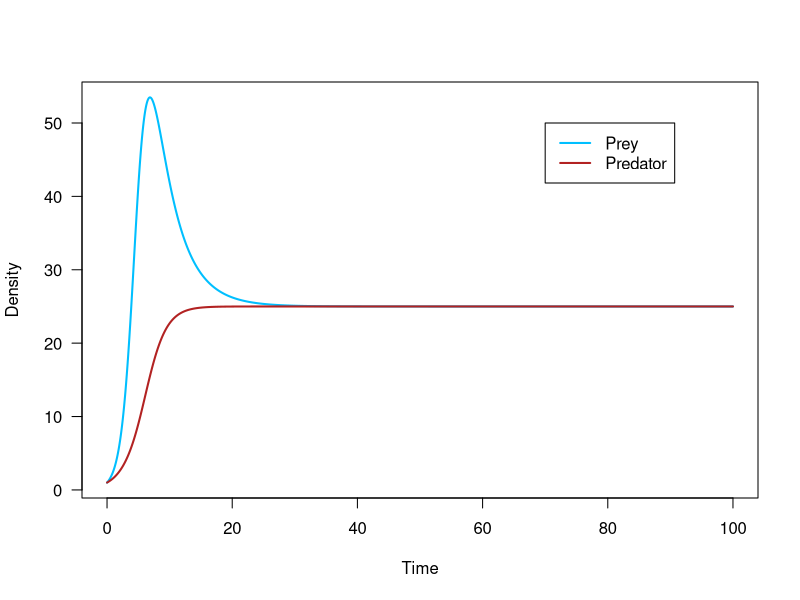
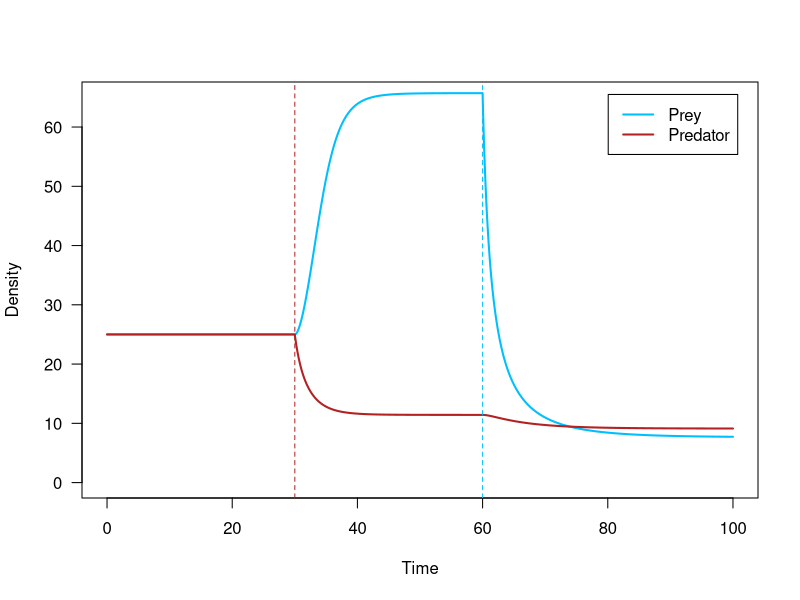
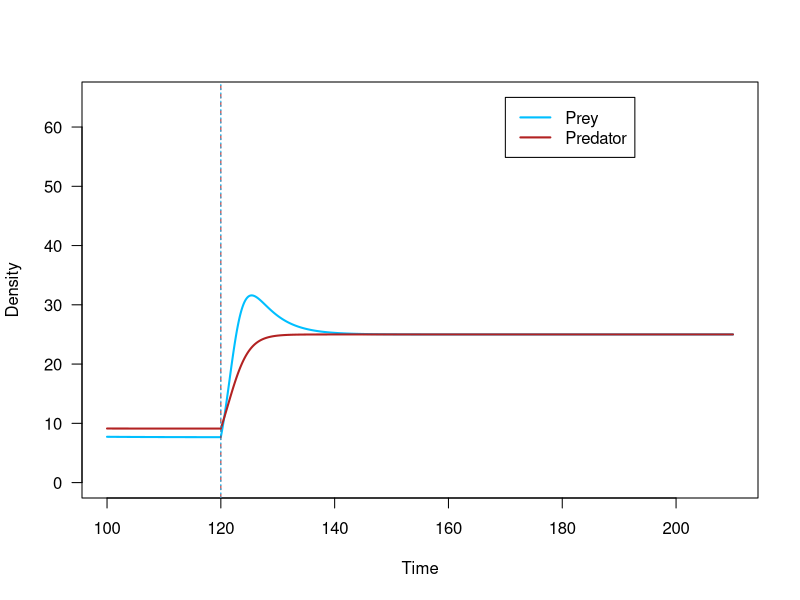
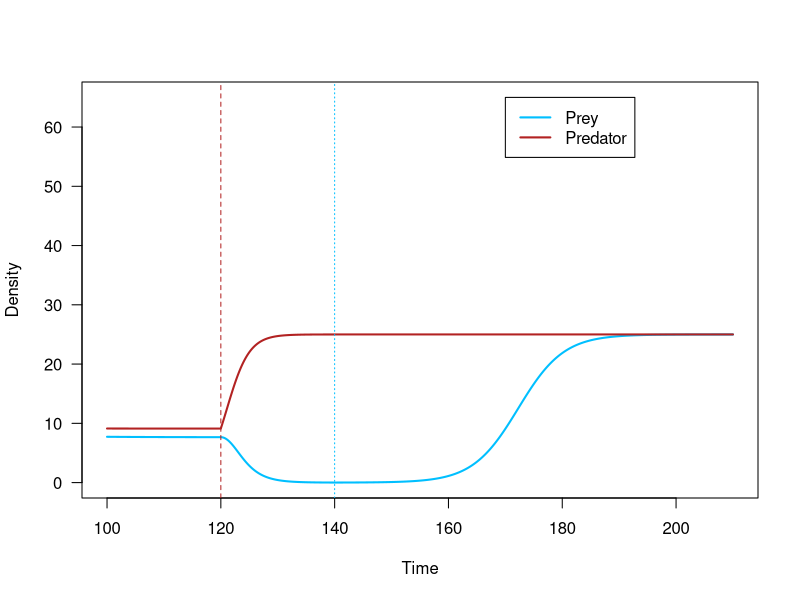
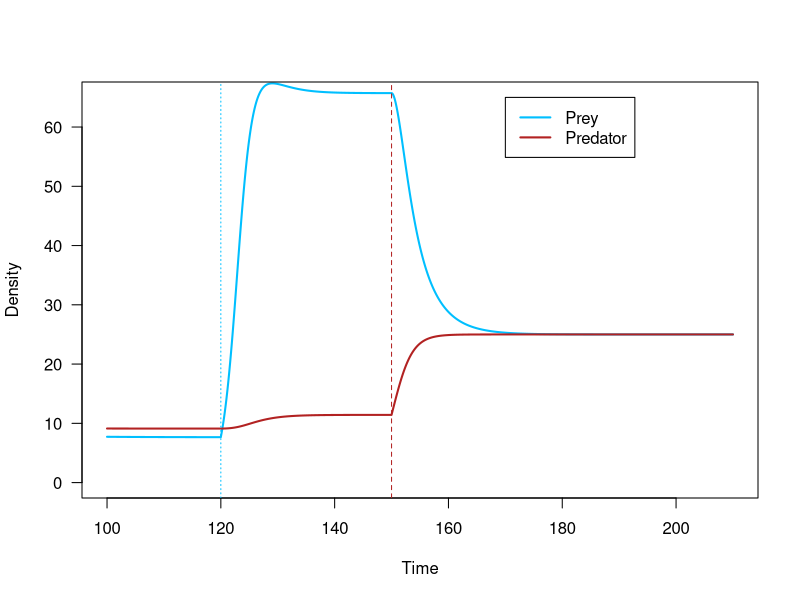
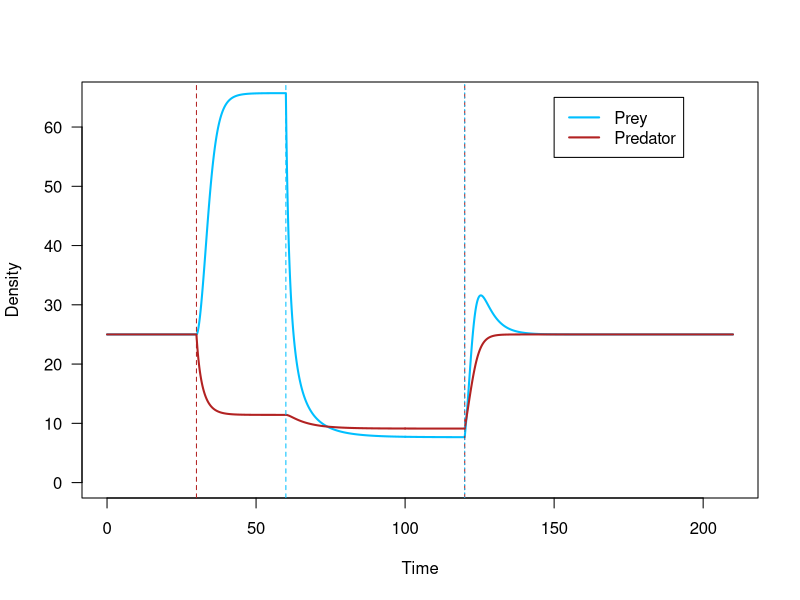
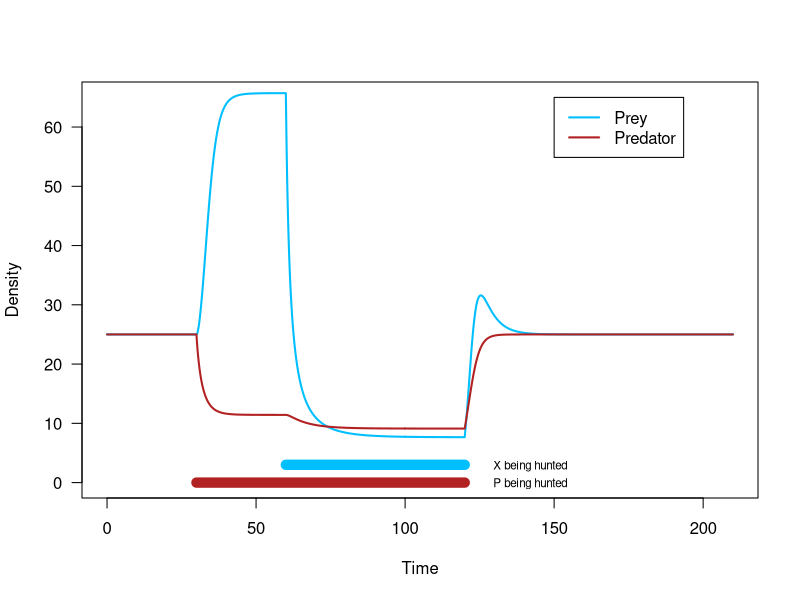
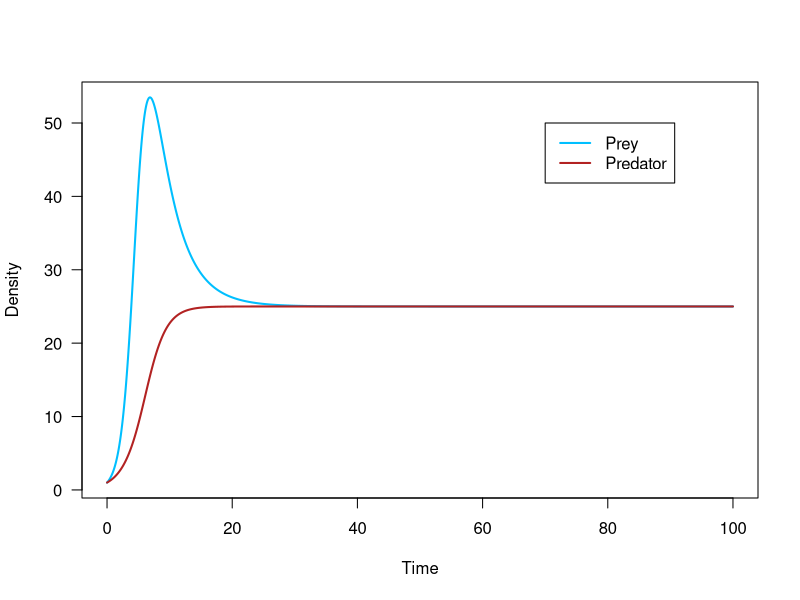

Recreate these plots in R, in order.
## ---- chunk 1
knitr::opts_chunk$set(echo = TRUE)
## ---- chunk 2
r_x <- 1 		# prey X's growth rate
K_x <- 100 		# prey X's carrying capacity
a_x <- 0.03		# attack rate of predator on prey X
c <- 0.05		# predator's conversion efficiency
a_y <- 0.03		# attack rate of predator on prey Y
d_p <- 0.25		# mortality rate of predator
K_p <- 25		# predator's carrying capacity
Y <- 500		# abundance of other prey type
## ---- chunk 3
X0 <- 1 # prey X initial population size
P0 <- 1 # predator initial population size
## ---- chunk 4
# creating holding vectors and filling initial conditions
tset <- seq(from = 0, to = 100, length.out = 20000)
X.simu1 <- NaN*tset
X.simu1[1] <- X0
P.simu1 <- NaN*tset
P.simu1[1] <- P0

for(i in 2:length(tset)){
  # calculating change in time
	dt <- tset[i]-tset[i-1]
	
	# storing temporary variables
	X <- X.simu1[i-1]
	P <- P.simu1[i-1]
	
	# calculating change in population size of predator and prey
	dX <- ( r_x*X*(1-X/K_x) - a_x*P*X ) * dt #no harvest so no h
	dP <- ( P*(c*(a_x*X+a_y*Y)-d_p)*(1-P/K_p) ) * dt
	
	# calculating total population size of predator and prey
	# storing in holding vector
	X.simu1[i] <- X.simu1[i-1] + dX
	P.simu1[i] <- P.simu1[i-1] + dP
}
## ---- chunk 5
# storing colors for predator and prey
Xcol <- 'deepskyblue'
Pcol <- 'firebrick'
## ---- chunk 6
# plot prey (X.simu1) against time (tset)
plot(x = tset, y = X.simu1,
     type = 'l', las = 1, lwd = 2, col = Xcol,
     xlab = 'Time', ylab = 'Density')

# plot predator (P.simu1) against time (tset)
lines(x = tset, y = P.simu1,
      lwd = 2, col = Pcol)

# add a legend
legend(x = 70, y = 50, 
       lwd = 2,
       legend = c('Prey', 'Predator'),
       col = c(Xcol, Pcol))
## ---- chunk 7
#i am going ot srart with the population size a tt he end of the prey similuation, making th eassumption that it reach 
X0 <- X.simu1[length(tset)]
P0 <- P.simu1[length(tset)]
## ---- chunk 8
h_x <- 0.65 		# hunting rate of species X
h_p <- 0.325		# hunting rate of species P
## ---- chunk 9
# tim to start hunting pred at day 30
t_Pstart <- 30

# time to start hunting the prey at time 60 
t_Xstart <- 60
## ---- chunk 10
# creating holding vectors and filling initial conditions
tset <- seq(from = 0, to = 100, length.out = 20000)
X.simu2 <- NaN*tset
X.simu2[1] <- X0
P.simu2 <- NaN*tset
P.simu2[1] <- P0
## ---- chunk 11
for(i in 2:length(tset)){
  
  # ifelse statements for hunting
	if(tset[i] < t_Pstart){ h_p_now <- 0 } ##if the time is before i can start hunting, make my hunting dumby variable 0 so no hunting is happening
  else { h_p_now <- h_p } ##if my current time is after hunting has started, make it the hunting rate for predators
	
	if(tset[i] < t_Xstart){ h_x_now <- 0 } ## same as above but with prey
  else { h_x_now <- h_x } ## 
	
  # calculating change in time
	dt <- tset[i]-tset[i-1]
	
	# 
	X <- X.simu2[i-1]
	P <- P.simu2[i-1]
	
	# calculating change in population size for predator and prey
	dX <- ( r_x*X*(1-X/K_x) - a_x*P*X - h_x_now*X ) * dt
	dP <- ( P*(c*(a_x*X+a_y*Y)-d_p)*(1-P/K_p) - h_p_now*P ) * dt
	
	# calculating total population size for predator and prey
	X.simu2[i] <- X.simu2[i-1] + dX
	P.simu2[i] <- P.simu2[i-1] + dP
}
## ---- chunk 12
# Scenario 2:
# timeseries here time on x and simulation of prey and predaotrs each as a line

# plot prey (X.simu2) against time (tset)
plot(x = tset, y = X.simu2,
     type = 'l', las = 1, lwd = 2, col = Xcol,
     xlab = 'Time', ylab = 'Density',
     ylim = c(0, 65))

# plot predator (P.simu2) against time (tset)
lines(x = tset, y = P.simu2,
      lwd = 2, col = Pcol)

# add a legend
## New legend arguments!! What do they do? ##
legend(x = 'topright',  # turns out we can tell R to put the legend in a physical place on the plot
       inset = 0.03,   # the inset argument tells R how far inside the axes to place the legend
       lwd = 2,
       legend = c('Prey','Predator'),
       col = c(Xcol, Pcol))

# add vertical lines to indicate where hunting was turned on for each species
abline(v = t_Pstart, lty = 2, col = Pcol)
abline(v = t_Xstart, lty = 2, col = Xcol)
## ---- chunk 13
# start new simulation with values from the end of the previous simulation
#set initial conditions to be the pop valus at equilibrium with hunting aka at the end of the simulation
X0_dis <- X.simu2[length(tset)]
P0_dis <- P.simu2[length(tset)]
## ---- chunk 14
tset2 <- seq(from = 100, to = 210,length.out = 21000) #note to self this is different from tset1
## ---- chunk 15
#both stop around 20 years

t_stophunt <- 120
## ---- chunk 16
t_stopX <- 170


## ---- chunk 17

t_stopP <- 150

## ---- chunk 18
# creating holding vectors and storing initial conditions
X.simu3 <- NaN*tset2 #note tset2 and updated to simu3
X.simu3[1] <- X0_dis
P.simu3 <- NaN*tset2
P.simu3[1] <- P0_dis

# using tset2: time from 100 to 210
for(i in 2:length(tset2)){
	
  # if else statements
  ## tstophunt is 120 (time we stop hunting) is the same for both
  ## if the current time is before we stop hunting, then keep on hunting. set the hunting rate to teh hunting rate
	if(tset2[i] < t_stophunt){ h_p_now <- h_p } else { h_p_now <- 0 } ##if after we stop hunting, set to 0, no more hunting!
	
  ## 
  ## same as above but for prey
	if(tset2[i] < t_stophunt){ h_x_now <- h_x } else { h_x_now <- 0 }
	
  # calculating change in time
	dt <- tset2[i]-tset2[i-1] #tset2
	
	# storing temporary variables
	X <- X.simu3[i-1]
	P <- P.simu3[i-1]
	
	# calculating change in population size
	dX <- (r_x*X*(1-X/K_x) - a_x*P*X - h_x_now*X ) * dt
	dP <- (P*(c*(a_x*X+a_y*Y)-d_p)*(1-P/K_p) - h_p_now*P ) * dt
	
	# calculating total population size and storing in holding vector
	X.simu3[i] <- X.simu3[i-1] + dX
	P.simu3[i] <- P.simu3[i-1] + dP
}
## ---- chunk 19
# Scenario 3:
# 

# plot prey (X.simu3) against time (tset2)
plot(x = tset2, y = X.simu3,
     type = 'l', las = 1, lwd = 2, col = Xcol,
     xlab = 'Time', ylab = 'Density',
     ylim = c(0, 65))

# plot predator (P.simu3) against time (tset2)
lines(x = tset2, y = P.simu3,
      lwd = 2, col = Pcol)

# add a legend
legend(x = 170, y = 65, 
       lwd = 2,
       legend = c('Prey', 'Predator'),
       col = c(Xcol, Pcol))

# add vertical lines to indicate where hunting stopped
abline(v = t_stophunt, lty = 2, col = Pcol)
abline(v = t_stophunt, lty = 3, col = Xcol)
## ---- chunk 20
# creating holding vectors and storing initial conditions
X.simu4 <- NaN*tset2
X.simu4[1] <- X0_dis
P.simu4 <- NaN*tset2
P.simu4[1] <- P0_dis

for(i in 2:length(tset2)){
	
  # if time is before t_stophunt, h_p_now = h_p
  # else, h_p_now = 0
	if(tset2[i] < t_stophunt){ h_p_now <- h_p } else { h_p_now <- 0 } 
	
  # if time is before t_stopX, h_x_now = h_x
  # else, h_x_now = 0
	if(tset2[i] < t_stopX){ h_x_now <- h_x } else { h_x_now <- 0 }## UPDATE HERE!! important- setting different time to stop hunting
	
  # calculating change in time
	dt <- tset2[i]-tset2[i-1]
	
	# storing temporary variables
	X <- X.simu4[i-1]
	P <- P.simu4[i-1]
	
	# calculating change in population size
	dX <- ( r_x*X*(1-X/K_x) - a_x*P*X - h_x_now*X ) * dt
	dP <- ( P*(c*(a_x*X+a_y*Y)-d_p)*(1-P/K_p) - h_p_now*P ) * dt
	
	# calculating total population size and storing in holding vector
	X.simu4[i] <- X.simu4[i-1] + dX
	P.simu4[i] <- P.simu4[i-1] + dP
}
## ---- chunk 21
# Scenario 4:
t_stopnew <- 140

# creating holding vectors and storing initial conditions
X.simu4 <- NaN*tset2
X.simu4[1] <- X0_dis
P.simu4 <- NaN*tset2
P.simu4[1] <- P0_dis

for(i in 2:length(tset2)){
	
  # if time is before t_stophunt, h_p_now = h_p
  # else, h_p_now = 0
	if(tset2[i] < t_stophunt){ h_p_now <- h_p } else { h_p_now <- 0 } 
	
  # if time is before t_stopX, h_x_now = h_x
  # else, h_x_now = 0
	if(tset2[i] < t_stopnew){ h_x_now <- h_x } else { h_x_now <- 0 }## UPDATE HERE!! important- setting different time to stop hunting
	
  # calculating change in time
	dt <- tset2[i]-tset2[i-1]
	
	# storing temporary variables
	X <- X.simu4[i-1]
	P <- P.simu4[i-1]
	
	# calculating change in population size
	dX <- ( r_x*X*(1-X/K_x) - a_x*P*X - h_x_now*X ) * dt
	dP <- ( P*(c*(a_x*X+a_y*Y)-d_p)*(1-P/K_p) - h_p_now*P ) * dt
	
	# calculating total population size and storing in holding vector
	X.simu4[i] <- X.simu4[i-1] + dX
	P.simu4[i] <- P.simu4[i-1] + dP
}
# 

# plot prey (X.simu4) against time (tset2)
plot(x = tset2, y = X.simu4,
     type = 'l', las = 1, lwd = 2, col = Xcol,
     xlab = 'Time', ylab = 'Density',
     ylim = c(0, 65))

# plot predator (P.simu4) against time (tset2)
lines(x = tset2, y = P.simu4,
      lwd = 2, col = Pcol)

# add a legend
legend(x = 170, y = 65, 
       lwd = 2,
       legend = c('Prey', 'Predator'),
       col = c(Xcol, Pcol))

# add vertical lines to indicate where hunting stopped
abline(v = t_stophunt, lty = 2, col = Pcol)
abline(v = t_stopnew, lty = 3, col = Xcol)



## ---- chunk 22



## ---- chunk 23
# creating holding vectors and storing initial conditions
X.simu5 <- NaN*tset2
X.simu5[1] <- X0_dis
P.simu5 <- NaN*tset2
P.simu5[1] <- P0_dis

for(i in 2:length(tset2)){
	#IMPRTAnt updates here
  # if time is before t_stophunt, h_p_now = h_p
  # else, h_p_now = 0
	if(tset2[i] < t_stopP){ h_p_now <- h_p } else { h_p_now <- 0 } 
	
  # if time is before t_stopX, h_x_now = h_x
  # else, h_x_now = 0
	if(tset2[i] < t_stophunt){ h_x_now <- h_x } else { h_x_now <- 0 }## UPDATE HERE!! important- setting different time to stop hunting
	
  # calculating change in time
	dt <- tset2[i]-tset2[i-1]
	
	# storing temporary variables
	X <- X.simu5[i-1]
	P <- P.simu5[i-1]
	
	# calculating change in population size
	dX <- ( r_x*X*(1-X/K_x) - a_x*P*X - h_x_now*X ) * dt
	dP <- ( P*(c*(a_x*X+a_y*Y)-d_p)*(1-P/K_p) - h_p_now*P ) * dt
	
	# calculating total population size and storing in holding vector
	X.simu5[i] <- X.simu5[i-1] + dX
	P.simu5[i] <- P.simu5[i-1] + dP
}
# 

## ---- chunk 24
# Scenario 5:
# plot prey (X.simu4) against time (tset2)
plot(x = tset2, y = X.simu5,
     type = 'l', las = 1, lwd = 2, col = Xcol,
     xlab = 'Time', ylab = 'Density',
     ylim = c(0, 65))

# plot predator (P.simu4) against time (tset2)
lines(x = tset2, y = P.simu5,
      lwd = 2, col = Pcol)

# add a legend
legend(x = 170, y = 65, 
       lwd = 2,
       legend = c('Prey', 'Predator'),
       col = c(Xcol, Pcol))

# add vertical lines to indicate where hunting stopped
abline(v = t_stopP, lty = 2, col = Pcol)
abline(v = t_stophunt, lty = 3, col = Xcol)

## ---- chunk 25
# first section time 0 to 100, community disassembly aka plot 2b
## plot prey
plot(x = tset, y = X.simu2,
     type = 'l', las = 1, lwd = 2, col = Xcol,
     xlab = 'Time', ylab = 'Density',
     xlim = c(0, 210), ylim = c(0, 65))
## plot predator
lines(x = tset, y = P.simu2,
      lwd = 2, col = Pcol)

# second part: recovery with synchrous stopping of hunting
## plot prey
lines(x = tset2, y = X.simu3,
      lwd = 2, col = Xcol)
## plot predator
lines(x = tset2, y = P.simu3,
      lwd = 2, col = Pcol)

# add a legend
legend(x = 150, y = 65, 
       legend = c('Prey','Predator'),
       lwd = 2,
       col = c(Xcol, Pcol))

# add vertical lines to indicate where hunting ***started
abline(v = t_Xstart, lty = 2, col = Xcol)
abline(v = t_Pstart, lty = 2, col = Pcol)

# ad vertical lines to indicate where hunting ***ended
abline(v = t_stophunt, lty = 2, col = Pcol)
abline(v = t_stophunt, lty = 3, col = Xcol)
## ---- chunk 26
# same
## plot prey
plot(x = tset, y = X.simu2,
     type = 'l', las = 1, lwd = 2, col = Xcol,
     xlab = 'Time', ylab = 'Density',
     xlim = c(0, 210), ylim = c(0, 65))
## plot predator
lines(x = tset, y = P.simu2,
      lwd = 2, col = Pcol)

# same
## plot prey
lines(x = tset2, y = X.simu3,
      lwd = 2, col = Xcol)
## plot predator
lines(x = tset2, y = P.simu3,
      lwd = 2, col = Pcol)

# add a legend
legend(x = 150, y = 65, 
       legend = c('Prey','Predator'),
       lwd = 2,
       col = c(Xcol, Pcol))

#changes start here
# add horizontal line to indicate when prey hunting occurred
lines(x = c(t_Xstart, t_stophunt), y = c(3, 3), 
      lwd = 10, col = Xcol)
text(x = 142, y = 2.8, 'X being hunted', cex = .7)

# add horizontal line to indicate where predator hunting occurred
lines(x = c(t_Pstart, t_stophunt), y = c(0, 0), 
      lwd = 10, col = Pcol)
text(x = 142, y = -.2, 'P being hunted', cex = .7)
## ---- chunk 27
Yset <- seq(from = 0, to = 1000,length.out = 50) #densities I want to look at (0-1000 prey items)
## ---- chunk 28
# checking to make sure that simulation has reached equilibrium

# plot prey (X.simu1) against time
plot(x = tset, y = X.simu1,
     type = 'l', las = 1, lwd = 2, col = Xcol, 
     xlab = 'Time', ylab = 'Density')

# plot predator a(P.simu1) against time
lines(x = tset, y = P.simu1,
      lwd = 2, col = Pcol)

# add a legend
legend(x = 70, y = 50, 
       legend = c('Prey','Predator'),
       col = c(Xcol, Pcol),
       lwd = 2)
## ---- chunk 29
Xstarset <- NaN*Yset
Pstarset <- NaN*Yset
## ---- chunk 30
for(j in 1:length(Yset)){
  # assign the value of Y
	Y <- Yset[j] 
	
	# create a holding vector for predator and prey populations
	# and fill with initial conditions
	X.simu <- NaN*tset
	X.simu[1] <- 1   
	P.simu <- NaN*tset 
	P.simu[1] <- 1
	
	for(i in 2:length(tset)){
	  # calculating change in time
		dt <- tset[i]-tset[i-1]
		
		# storing temporary variables
		X <- X.simu[i-1]
		P <- P.simu[i-1]
		
		# calculating change in population size
		dX <- ( r_x*X*(1-X/K_x) - a_x*P*X - h_x*X ) * dt
		dP <- ( P*(c*(a_x*X+a_y*Y)-d_p)*(1-P/K_p) - h_p*P ) * dt
		
		# calculating total population size
		X.simu[i] <- X.simu[i-1] + dX
		P.simu[i] <- P.simu[i-1] + dP	
	}
	
	# storing last population size (equilibrium population size) in holding vector
	Xstarset[j] <- X.simu[length(tset)]
	Pstarset[j] <- P.simu[length(tset)]
	
}
## ---- chunk 31
# plot stable equilibria of predator (Pstarset) against density of alternate prey (Yset)
plot(x = Yset, y = Pstarset,
     type = 'l', lwd = 2, col = Pcol, las = 1,
     xlab = 'Density of alternate prey, Y', ylab = 'Stable equilibria of predator, P*')

# plot stable equilibria of prey (Xstarset) against density of alternate prey (Yset)
plot(x = Yset, y = Xstarset,
     type = 'l', lwd = 2, col = Xcol, las = 1, 
     xlab = 'Density of alternate prey, Y', ylab = 'Stable equilibria of focal prey, X*')
## ---- chunk 32



## ---- chunk 33




## ---- chunk 34



## ---- chunk 35





## ---- chunk 36




## ---- chunk 37




